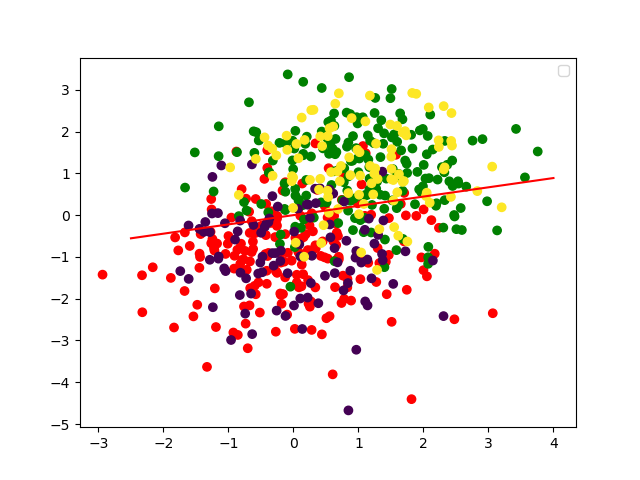

Write the Python code that produced this figure.
from sklearn.linear_model import Perceptron
import numpy as np
import matplotlib.pyplot as plt

n = [5, 10, 20, 100]

for i in n:

    X = np.concatenate((np.random.normal([0, -1], [1, 1], [i, 2]), np.random.normal([1, 1], [1, 1], [i, 2])))
    label = np.concatenate([[0] * i, [1] * i])

    Xtest = np.concatenate((np.random.normal([0, -1], [1, 1], [200, 2]), np.random.normal([1, 1], [1, 1], [200, 2])))
    labeltest = np.concatenate([[0] * 200, [1] * 200])

    neuron = Perceptron(tol=1e-3, max_iter = 20)
    
    neuron.fit(X, label)
    print(neuron.score(Xtest, labeltest))

    x1 = np.linspace(-2.5, 4, 200)
    # wzór x2 = a*x1+c wymaga trochę prostych przekształceń algebraicznych z postaci w1x1+w2x2+b=0
    x2 = -(1./neuron.coef_[0][1])*(neuron.coef_[0][0]*x1+neuron.intercept_[0])
    plt.figure(i)
    plt.plot(x1, x2, '-r')


    
    plt.scatter(np.array(Xtest)[:,0], np.array(Xtest)[:,1], c = np.concatenate([['red'] * 200, ['green'] * 200]))
    plt.scatter(np.array(X)[:,0], np.array(X)[:,1], c = label)
    plt.savefig('ex1/' + str(i) +'.png')



